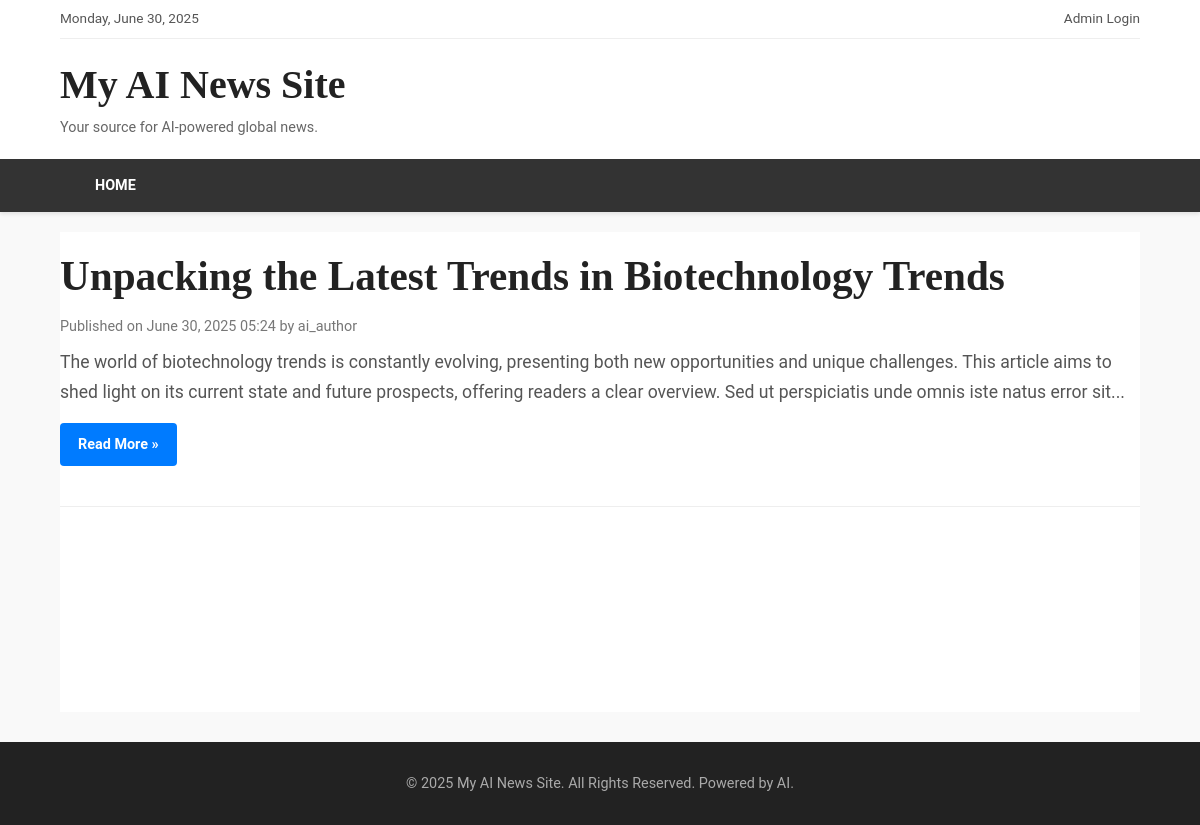
The page / on the database its author committed.
### app.py (models this page shows, shortened)
class SiteSetting(db.Model):
    id = db.Column(db.Integer, primary_key=True)
    key = db.Column(db.String(100), unique=True, nullable=False)
    value = db.Column(db.Text, nullable=True)

class Article(db.Model):
    id = db.Column(db.Integer, primary_key=True)
    title = db.Column(db.String(200), nullable=False)
    slug = db.Column(db.String(250), unique=True, nullable=False)
    content = db.Column(db.Text, nullable=False)
    pub_date = db.Column(db.DateTime, nullable=False, default=datetime.datetime.utcnow)
    author_id = db.Column(db.Integer, db.ForeignKey('user.id'), nullable=True) # Can be null if AI generated
    author = db.relationship('User', backref=db.backref('articles', lazy=True))
    featured_image = db.Column(db.String(100), nullable=True)
    meta_title = db.Column(db.String(250), nullable=True)
    meta_description = db.Column(db.String(500), nullable=True)
    meta_keywords = db.Column(db.String(250), nullable=True)

class User(UserMixin, db.Model):
    id = db.Column(db.Integer, primary_key=True)
    username = db.Column(db.String(80), unique=True, nullable=False)
    password_hash = db.Column(db.String(200), nullable=False)

### app.py (the view)
@app.route('/')
def index():
    page = request.args.get('page', 1, type=int)
    per_page = 10 # Number of articles per page
    articles_pagination = Article.query.order_by(Article.pub_date.desc()).paginate(page=page, per_page=per_page, error_out=False)
    return render_template('index.html', articles=articles_pagination.items, pagination=articles_pagination)

### app.py (called while the page is built)
def get_site_config():
    if 'site_config' not in g:
        settings = SiteSetting.query.all()
        g.site_config = {setting.key: setting.value for setting in settings}
    return g.site_config

@app.context_processor
def inject_global_vars():
    return {
        'config': get_site_config(),
        'now': datetime.datetime.utcnow(), # Already provides current datetime
        'current_date_formatted': datetime.datetime.utcnow().strftime("%A, %B %d, %Y")
    }

### templates/index.html (shortened to what this page needs)
{% extends "layout.html" %}
{% block content %}
    <div class="homepage-content">
        {% if articles %}
            {% set featured_article = articles[0] %}
            <section class="featured-article-section">
                <article class="post featured-post">
                    <div class="post-content">
                        <h3 class="post-title-feature"><a href="{{ url_for('view_article', article_slug=featured_article.slug) }}">{{ featured_article.title }}</a></h3>
                        <p class="article-meta">
                            Published on {{ featured_article.pub_date.strftime('%B %d, %Y %H:%M') }}
                            {% if featured_article.author %} by {{ featured_article.author.username }}{% endif %}
                        </p>
                        <p class="post-excerpt">{{ featured_article.content | striptags | truncate(280) }}</p>
                        <a href="{{ url_for('view_article', article_slug=featured_article.slug) }}" class="btn btn-primary">Read More &raquo;</a>
                    </div>
                </article>
            </section>
        {% else %}
            <p>No articles yet. Check back soon!</p>
        {% endif %}
    </div>
{% endblock %}

### templates/layout.html (shortened to what this page needs)
<!DOCTYPE html>
<html lang="en">
<head>
    <link rel="stylesheet" href="{{ url_for('static', filename='style.css') }}">
</head>
<body>
    <header class="site-header">
        <div class="container header-top-bar">
            <div class="current-date">{{ current_date_formatted }}</div>
            <div class="header-top-links">
                {% if current_user and current_user.is_authenticated %}
                     <a href="{{ url_for('admin_dashboard') }}">Admin Dashboard</a> | <a href="{{ url_for('logout') }}">Logout</a>
                {% else %}
                    <a href="{{ url_for('login') }}">Admin Login</a>
                {% endif %}
            </div>
        </div>
        <div class="container header-main">
            <div class="site-branding">
                <h1><a href="{{ url_for('index') }}">{{ config.get('SITE_NAME', 'AI News Site') }}</a></h1>
                <p class="site-description">Your source for AI-powered global news.</p>
            </div>
        </div>
        <nav class="main-navigation">
            <div class="container">
                <ul>
                    <li><a href="{{ url_for('index') }}">Home</a></li>
                </ul>
            </div>
        </nav>
    </header>
    <div class="container main-content-area">
        {% block content %}{% endblock %}
    </div>
    <footer class="site-footer">
        <div class="container">
            <p>&copy; {{ now.year }} {{ config.get('SITE_NAME', 'AI News Site') }}. All Rights Reserved. Powered by AI.</p>
        </div>
    </footer>
</body>
</html>

### static/style.css (style rules this page uses)
* { box-sizing: border-box; margin: 0; padding: 0; }
body { font-family: 'Roboto', sans-serif; line-height: 1.6; background: #f9f9f9; color: #333; font-size: 16px; }
.container { width: 90%; max-width: 1200px; margin: auto; padding: 0 15px; }
a { color: #007bff; text-decoration: none; }
h1, h2, h3, h4, h5, h6 { font-family: 'Merriweather', serif; font-weight: 700; color: #222; line-height: 1.3; margin-bottom: 0.75em; }
.site-header { background: #fff; box-shadow: 0 2px 4px rgba(0,0,0,0.1); margin-bottom: 20px; }
.header-top-bar { display: flex; justify-content: space-between; align-items: center; padding: 8px 0; font-size: 0.85em; color: #555; border-bottom: 1px solid #eee; }
.header-top-bar a { color: #555; text-decoration: none; }
.header-main { display: flex; justify-content: space-between; align-items: center; padding: 20px 0; }
.site-branding h1 { margin: 0; font-size: 2.5em; }
.site-branding h1 a { color: #222; text-decoration: none; }
.site-description { font-size: 0.9em; color: #666; margin-top: 5px; }
.main-navigation { background: #333; color: #fff; }
.main-navigation ul { list-style: none; padding: 0; margin: 0; display: flex; }
.main-navigation ul li { position: relative; }
.main-navigation ul li a { display: block; padding: 15px 20px; color: #fff; text-decoration: none; font-weight: 700; text-transform: uppercase; font-size: 0.9em; }
.main-content-area { padding: 20px 0; background: #fff; min-height: 60vh; }
footer.site-footer { background: #222; color: #aaa; padding: 30px 0; text-align: center; font-size: 0.9em; margin-top: 30px; }
footer.site-footer p { margin: 0; }
article.post { background: #fff; margin-bottom: 20px; }
article.post h2 a, article.post h3 a { text-decoration: none; color: #333; }
.article-meta { font-size: 0.85em; color: #777; margin-bottom: 15px; display: block; }
.btn { display: inline-block; background: #007bff; color: #fff !important; padding: 10px 18px; border: none; border-radius: 4px; cursor: pointer; text-decoration: none; font-weight: bold; font-size: 0.9em; transition: background-color 0.2s ease-in-out; }
.btn-primary { background: #007bff; }
.featured-article-section { margin-bottom: 30px; padding-bottom: 20px; border-bottom: 1px solid #eee; }
.featured-post { display: flex; flex-direction: column; padding: 0; border: none; box-shadow: none; }
.featured-post .post-content { flex: 1; }
.featured-post .post-title-feature a { font-size: 2.2em; color: #222; text-decoration: none; line-height: 1.2; font-family: 'Merriweather', serif; }
.featured-post .article-meta { font-size: 0.9em; margin-bottom: 10px; }
.featured-post .post-excerpt { font-size: 1.1em; color: #555; margin-bottom: 15px; line-height: 1.7; }
@media (min-width: 769px) { .featured-post { flex-direction: row; gap: 25px; } }
@media (min-width: 769px) { .featured-post .post-content { flex: 1; } }

### rows shown on the page
SiteSetting: get "My AI News Site"
Article: title "Unpacking the Latest Trends in Biotechnology Trends", pub_date "June 30, 2025 05:24", content "The world of biotechnology trends is constantly evolving, presenting both new opportunities and unique challenges. This article aims to shed light on its current state and future prospects, offering readers a clear overview. Sed ut perspiciatis unde omnis iste natus error sit..."
User: author.username "ai_author"
